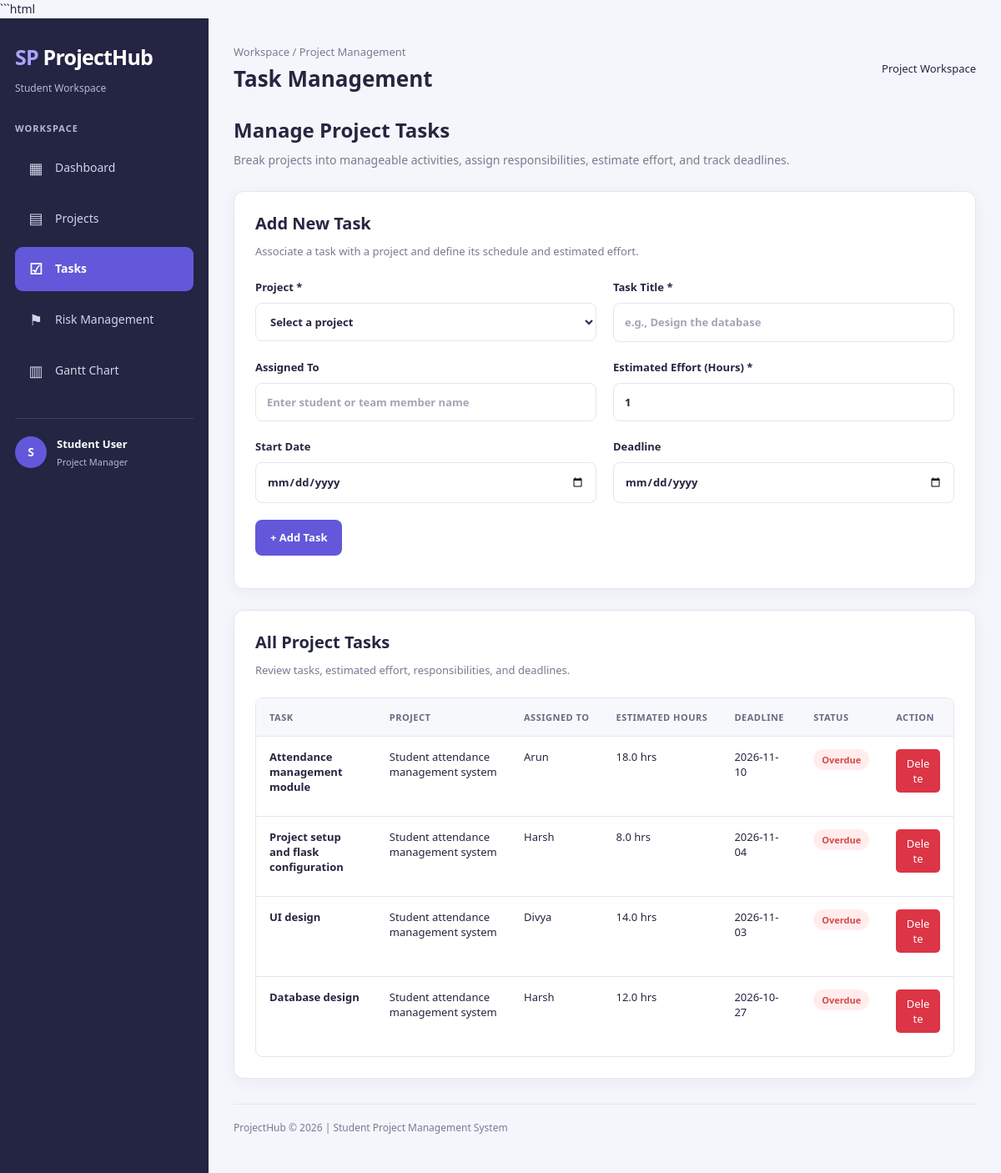
The page /tasks on the database its author committed.
### tables this page shows
CREATE TABLE tasks (
            id INTEGER PRIMARY KEY AUTOINCREMENT,
            project_id INTEGER NOT NULL,
            title TEXT NOT NULL,
            assigned_to TEXT,
            start_date TEXT,
            deadline TEXT,
            estimated_hours REAL DEFAULT 0,
            status TEXT DEFAULT 'Pending',
            FOREIGN KEY (project_id) REFERENCES projects(id)
        );

CREATE TABLE projects (
            id INTEGER PRIMARY KEY AUTOINCREMENT,
            name TEXT NOT NULL,
            description TEXT,
            start_date TEXT,
            deadline TEXT,
            status TEXT DEFAULT 'Planning'
        );

### app.py (the view, shortened to what this page needs)
@app.route("/tasks", methods=["GET", "POST"])
def tasks():
    connection = get_db_connection()
    all_tasks = connection.execute("""
        SELECT tasks.*, projects.name AS project_name
        FROM tasks
        JOIN projects ON tasks.project_id = projects.id
        ORDER BY tasks.id DESC
    """).fetchall()
    all_projects = connection.execute(
        "SELECT * FROM projects ORDER BY name"
    ).fetchall()
    connection.close()
    return render_template(
        "tasks.html",
        tasks=all_tasks,
        projects=all_projects,
        today=date.today().isoformat()
    )

### app.py (called while the page is built)
def get_db_connection():
    connection = sqlite3.connect(DATABASE)
    connection.row_factory = sqlite3.Row
    return connection

### templates/tasks.html (shortened to what this page needs)
```html {% extends "base.html" %}  {% block heading %}Task Management{% endblock %} {% block content %}
<div class="page-intro">
  <h2>Manage Project Tasks</h2>
  <p>
    Break projects into manageable activities, assign responsibilities, estimate
    effort, and track deadlines.
  </p>
</div>
<section class="panel">
  <h2>Add New Task</h2>
  <p class="panel-description">
    Associate a task with a project and define its schedule and estimated
    effort.
  </p>
  {% if projects %}
  <form method="POST" class="form-grid">
    <label>
      Project *
      <select name="project_id" required>
        <option value="">Select a project</option>
      </select>
    </label>
    <label>
      Task Title *
      <input
        type="text"
        name="title"
        placeholder="e.g., Design the database"
        required
      />
    </label>
    <label>
      Assigned To
      <input
        type="text"
        name="assigned_to"
        placeholder="Enter student or team member name"
      />
    </label>
    <label>
      Estimated Effort (Hours) *
      <input
        type="number"
        name="estimated_hours"
        min="0"
        step="0.5"
        value="1"
        required
      />
    </label>
    <label>
      Start Date
      <input type="date" name="start_date" />
    </label>
    <label>
      Deadline
      <input type="date" name="deadline" />
    </label>
    <div class="full-width">
      <button type="submit" class="btn">+ Add Task</button>
    </div>
  </form>
  {% endif %}
</section>
<section class="panel">
  <h2>All Project Tasks</h2>
  <p class="panel-description">
    Review tasks, estimated effort, responsibilities, and deadlines.
  </p>
  {% if tasks %}
  <div class="table-wrapper">
    <table>
      <thead>
        <tr>
          <th>Task</th>
          <th>Project</th>
          <th>Assigned To</th>
          <th>Estimated Hours</th>
          <th>Deadline</th>
          <th>Status</th>
          <th>Action</th>
        </tr>
      </thead>
      <tbody>
        {% for task in tasks %}
        <tr>
          <td>
            <strong>{{ task.title }}</strong>
          </td>
          <td>{{ task.project_name }}</td>
          <td>{{ task.assigned_to or 'Unassigned' }}</td>
          <td>{{ task.estimated_hours }} hrs</td>
          <td>{{ task.deadline or 'Not set' }}</td>
          <td>
            {% if task.status == 'Completed' %}
            <span class="badge badge-green">Completed</span>
            {% elif task.deadline and task.deadline < today and task.status !=
            'Completed' %}
            <span class="badge badge-red">Overdue</span>
            {% else %}
            <span class="badge">{{ task.status }}</span>
            {% endif %}
          </td>
          <td>
            <form
              action="{{ url_for('delete_task', task_id=task.id) }}"
              method="POST"
              onsubmit="
                return confirm('Are you sure you want to delete this task?');
              "
            >
              <button
                type="submit"
                class="delete-btn"
                style="
                  background-color: #dc3545;
                  color: white;
                  border: none;
                  padding: 8px 12px;
                  border-radius: 5px;
                  cursor: pointer;
                "
              >
                Delete
              </button>
            </form>
          </td>
        </tr>
        {% endfor %}
      </tbody>
    </table>
  </div>
  {% else %}
  <div class="empty-state">
    <h3>No tasks yet</h3>
    <p>Add your first task using the form above.</p>
  </div>
  {% endif %}
</section>
{% endblock %} ```

### templates/base.html (shortened to what this page needs)
<!doctype html>
<html lang="en">
  <head>
    <link
      rel="stylesheet"
      href="{{ url_for('static', filename='style.css') }}"
    />
  </head>
  <body>
    <div class="app-container">
      <aside class="sidebar">
        <div class="sidebar-brand">
          <div class="logo"><span>SP</span> ProjectHub</div>
          <p>Student Workspace</p>
        </div>
        <div class="sidebar-section-title">WORKSPACE</div>
        <nav>
          <a
            href="{{ url_for('index') }}"
            class="{% if request.endpoint == 'index' %}active{% endif %}"
          >
            <span>▦</span>
            Dashboard
          </a>
          <a
            href="{{ url_for('projects') }}"
            class="{% if request.endpoint == 'projects' %}active{% endif %}"
          >
            <span>▤</span>
            Projects
          </a>
          <a
            href="{{ url_for('tasks') }}"
            class="{% if request.endpoint == 'tasks' %}active{% endif %}"
          >
            <span>☑</span>
            Tasks
          </a>
          <a
            href="{{ url_for('risks') }}"
            class="{% if request.endpoint == 'risks' %}active{% endif %}"
          >
            <span>⚑</span>
            Risk Management
          </a>
          <a
            href="{{ url_for('gantt') }}"
            class="{% if request.endpoint == 'gantt' %}active{% endif %}"
          >
            <span>▥</span>
            Gantt Chart
          </a>
        </nav>
        <div class="sidebar-footer">
          <div class="user-avatar">S</div>
          <div class="user-details">
            <strong>Student User</strong>
            <small>Project Manager</small>
          </div>
        </div>
      </aside>
      <main class="main-content">
        <header class="topbar">
          <div>
            <p class="breadcrumb">Workspace / Project Management</p>
            <h1>{% block heading %}Dashboard{% endblock %}</h1>
          </div>
          <div class="topbar-label">Project Workspace</div>
        </header>
        <div class="page-content">{% block content %} {% endblock %}</div>
        <footer class="page-footer">
          ProjectHub &copy; 2026 | Student Project Management System
        </footer>
      </main>
    </div>
  </body>
</html>

### rows shown on the page
tasks: title "Attendance management module", project_name "Student attendance management system", assigned_to "Arun", estimated_hours "18.0", deadline "2026-11-10", status "Overdue"
tasks: title "Project setup and flask configuration", project_name "Student attendance management system", assigned_to "Harsh", estimated_hours "8.0", deadline "2026-11-04", status "Overdue"
tasks: title "UI design", project_name "Student attendance management system", assigned_to "Divya", estimated_hours "14.0", deadline "2026-11-03", status "Overdue"
tasks: title "Database design", project_name "Student attendance management system", assigned_to "Harsh", estimated_hours "12.0", deadline "2026-10-27", status "Overdue"
